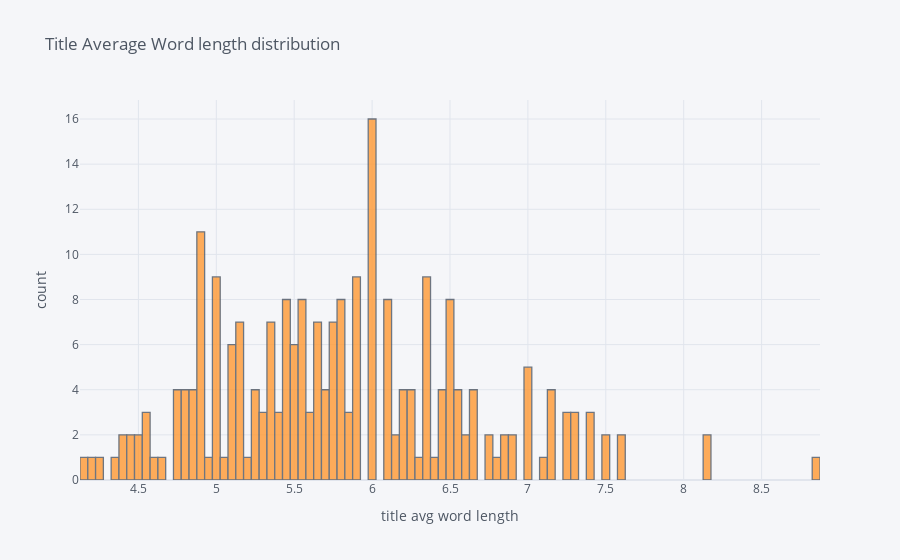

Write notebook code for a chart like this one.
### Code cell
df['title_avg_word_len'].iplot(kind = 'hist',bins = 200,  xTitle = 'title avg word length', yTitle = 'count', title = 'Title Average Word length distribution')

### Figure 1 — Plotly figure (JSON) as saved in the notebook; plotly's stock layout.template omitted (floating-point values rounded to 4 significant figures; data arrays with more than 128 entries replaced by an {"elided": "..."} marker saying what was removed)
{"data": [{"histfunc": "count", "histnorm": "", "marker": {"color": "rgba(255, 153, 51, 1.0)", "line": {"color": "#4D5663", "width": 1.3}}, "name": "title_avg_word_len", "nbinsx": 200, "opacity": 0.8, "orientation": "v", "type": "histogram", "x": {"elided": "243 float values"}}], "layout": {"barmode": "overlay", "legend": {"bgcolor": "#F5F6F9", "font": {"color": "#4D5663"}}, "paper_bgcolor": "#F5F6F9", "plot_bgcolor": "#F5F6F9", "title": {"font": {"color": "#4D5663"}, "text": "Title Average Word length distribution"}, "xaxis": {"gridcolor": "#E1E5ED", "showgrid": true, "tickfont": {"color": "#4D5663"}, "title": {"font": {"color": "#4D5663"}, "text": "title avg word length"}, "zerolinecolor": "#E1E5ED"}, "yaxis": {"gridcolor": "#E1E5ED", "showgrid": true, "tickfont": {"color": "#4D5663"}, "title": {"font": {"color": "#4D5663"}, "text": "count"}, "zerolinecolor": "#E1E5ED"}}}
